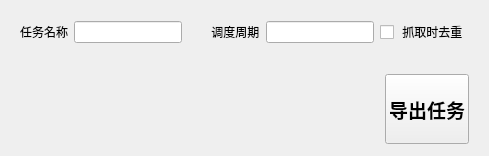
               <widget class="QWidget" name="tab_4">
                <attribute name="title">
                 <string>4、爬虫设置</string>
                </attribute>
                <layout class="QVBoxLayout" name="verticalLayout_2">
                 <item>
                  <widget class="QWidget" name="widget_5" native="true">
                   <layout class="QHBoxLayout" name="horizontalLayout_8">
                    <item>
                     <widget class="QLabel" name="label_">
                      <property name="text">
                       <string>任务名称</string>
                      </property>
                     </widget>
                    </item>
                    <item>
                     <widget class="QLineEdit" name="lineEdit_taskName">
                      <property name="text">
                       <string/>
                      </property>
                     </widget>
                    </item>
                    <item>
                     <widget class="QLabel" name="label_9">
                      <property name="text">
                       <string>       调度周期</string>
                      </property>
                     </widget>
                    </item>
                    <item>
                     <widget class="QLineEdit" name="lineEdit_schedulePeriod">
                      <property name="text">
                       <string/>
                      </property>
                     </widget>
                    </item>
                    <item>
                     <widget class="QCheckBox" name="checkBox_duplicate">
                      <property name="text">
                       <string> 抓取时去重</string>
                      </property>
                     </widget>
                    </item>
                   </layout>
                  </widget>
                 </item>
                 <item>
                  <widget class="QWidget" name="widget_15" native="true">
                   <property name="sizePolicy">
                    <sizepolicy hsizetype="Preferred" vsizetype="Expanding">
                     <horstretch>0</horstretch>
                     <verstretch>0</verstretch>
                    </sizepolicy>
                   </property>
                   <property name="styleSheet">
                    <string notr="true">background-color: rgb(170, 255, 255);</string>
                   </property>
                   <widget class="QLabel" name="label_3">
                    <property name="geometry">
                     <rect>
                      <x>70</x>
                      <y>30</y>
                      <width>72</width>
                      <height>15</height>
                     </rect>
                    </property>
                    <property name="text">
                     <string>待添加</string>
                    </property>
                   </widget>
                  </widget>
                 </item>
                 <item>
                  <widget class="QWidget" name="widget_6" native="true">
                   <property name="sizePolicy">
                    <sizepolicy hsizetype="Preferred" vsizetype="Fixed">
                     <horstretch>0</horstretch>
                     <verstretch>0</verstretch>
                    </sizepolicy>
                   </property>
                   <property name="minimumSize">
                    <size>
                     <width>0</width>
                     <height>80</height>
                    </size>
                   </property>
                   <property name="maximumSize">
                    <size>
                     <width>16777215</width>
                     <height>80</height>
                    </size>
                   </property>
                   <layout class="QHBoxLayout" name="horizontalLayout_10">
                    <item>
                     <spacer name="horizontalSpacer_2">
                      <property name="orientation">
                       <enum>Qt::Horizontal</enum>
                      </property>
                      <property name="sizeHint" stdset="0">
                       <size>
                        <width>40</width>
                        <height>20</height>
                       </size>
                      </property>
                     </spacer>
                    </item>
                    <item>
                     <widget class="QPushButton" name="pushButton_exportTask">
                      <property name="minimumSize">
                       <size>
                        <width>0</width>
                        <height>70</height>
                       </size>
                      </property>
                      <property name="maximumSize">
                       <size>
                        <width>16777215</width>
                        <height>70</height>
                       </size>
                      </property>
                      <property name="font">
                       <font>
                        <pointsize>14</pointsize>
                        <weight>75</weight>
                        <bold>true</bold>
                       </font>
                      </property>
                      <property name="text">
                       <string>导出任务</string>
                      </property>
                     </widget>
                    </item>
                   </layout>
                  </widget>
                 </item>
                </layout>
               </widget>
